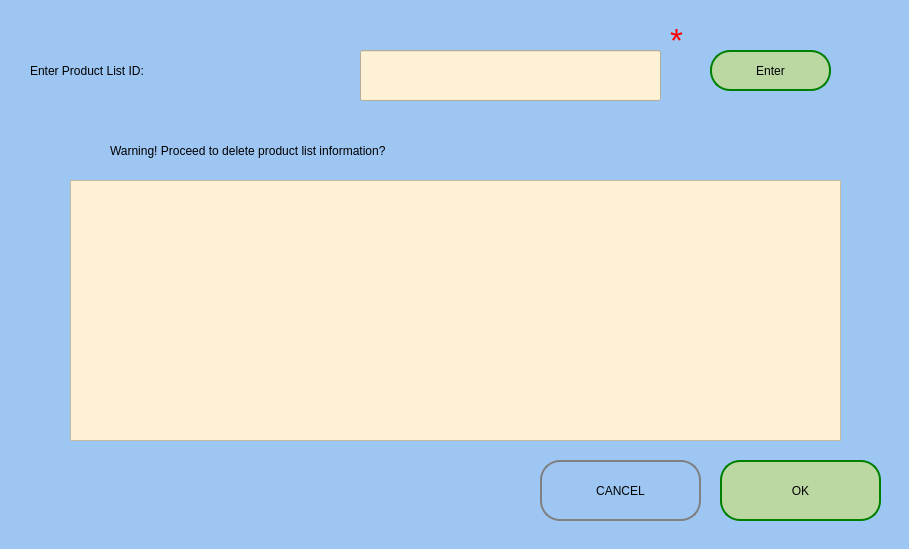
<?xml version="1.0" encoding="UTF-8"?>
<ui version="4.0">
 <class>Form</class>
 <widget class="QWidget" name="Form">
  <property name="geometry">
   <rect>
    <x>0</x>
    <y>0</y>
    <width>909</width>
    <height>549</height>
   </rect>
  </property>
  <property name="windowTitle">
   <string>Delete Food List</string>
  </property>
  <widget class="QWidget" name="widget" native="true">
   <property name="geometry">
    <rect>
     <x>0</x>
     <y>0</y>
     <width>911</width>
     <height>601</height>
    </rect>
   </property>
   <property name="styleSheet">
    <string notr="true">QWidget#widget{
background-color:rgb(158, 198, 243);}</string>
   </property>
   <widget class="QLabel" name="label_4">
    <property name="geometry">
     <rect>
      <x>30</x>
      <y>50</y>
      <width>321</width>
      <height>41</height>
     </rect>
    </property>
    <property name="styleSheet">
     <string notr="true">font: 24pt &quot;Century Gothic&quot;;
color:rgb(0,0,0)</string>
    </property>
    <property name="text">
     <string>Enter Product List ID:</string>
    </property>
   </widget>
   <widget class="QLabel" name="label_10">
    <property name="geometry">
     <rect>
      <x>710</x>
      <y>110</y>
      <width>131</width>
      <height>41</height>
     </rect>
    </property>
    <property name="styleSheet">
     <string notr="true">font: 20pt &quot;MS Shell Dlg 2&quot;;</string>
    </property>
    <property name="text">
     <string/>
    </property>
   </widget>
   <widget class="QLabel" name="error1">
    <property name="geometry">
     <rect>
      <x>20</x>
      <y>80</y>
      <width>471</width>
      <height>41</height>
     </rect>
    </property>
    <property name="styleSheet">
     <string notr="true">font: 75 italic 12pt &quot;Century Gothic&quot;;color:red;</string>
    </property>
    <property name="text">
     <string/>
    </property>
   </widget>
   <widget class="QLabel" name="label_13">
    <property name="geometry">
     <rect>
      <x>670</x>
      <y>20</y>
      <width>21</width>
      <height>41</height>
     </rect>
    </property>
    <property name="font">
     <font>
      <family>MS Shell Dlg 2</family>
      <pointsize>25</pointsize>
      <weight>50</weight>
      <italic>false</italic>
      <bold>false</bold>
     </font>
    </property>
    <property name="styleSheet">
     <string notr="true">font: 25pt &quot;MS Shell Dlg 2&quot;;
color: rgb(255, 0, 0);</string>
    </property>
    <property name="text">
     <string>*</string>
    </property>
   </widget>
   <widget class="QPushButton" name="okButton">
    <property name="geometry">
     <rect>
      <x>720</x>
      <y>460</y>
      <width>161</width>
      <height>61</height>
     </rect>
    </property>
    <property name="palette">
     <palette>
      <active>
       <colorrole role="Button">
        <brush brushstyle="SolidPattern">
         <color alpha="255">
          <red>187</red>
          <green>216</green>
          <blue>163</blue>
         </color>
        </brush>
       </colorrole>
       <colorrole role="Base">
        <brush brushstyle="SolidPattern">
         <color alpha="255">
          <red>187</red>
          <green>216</green>
          <blue>163</blue>
         </color>
        </brush>
       </colorrole>
       <colorrole role="Window">
        <brush brushstyle="SolidPattern">
         <color alpha="255">
          <red>187</red>
          <green>216</green>
          <blue>163</blue>
         </color>
        </brush>
       </colorrole>
      </active>
      <inactive>
       <colorrole role="Button">
        <brush brushstyle="SolidPattern">
         <color alpha="255">
          <red>187</red>
          <green>216</green>
          <blue>163</blue>
         </color>
        </brush>
       </colorrole>
       <colorrole role="Base">
        <brush brushstyle="SolidPattern">
         <color alpha="255">
          <red>187</red>
          <green>216</green>
          <blue>163</blue>
         </color>
        </brush>
       </colorrole>
       <colorrole role="Window">
        <brush brushstyle="SolidPattern">
         <color alpha="255">
          <red>187</red>
          <green>216</green>
          <blue>163</blue>
         </color>
        </brush>
       </colorrole>
      </inactive>
      <disabled>
       <colorrole role="Button">
        <brush brushstyle="SolidPattern">
         <color alpha="255">
          <red>187</red>
          <green>216</green>
          <blue>163</blue>
         </color>
        </brush>
       </colorrole>
       <colorrole role="Base">
        <brush brushstyle="SolidPattern">
         <color alpha="255">
          <red>187</red>
          <green>216</green>
          <blue>163</blue>
         </color>
        </brush>
       </colorrole>
       <colorrole role="Window">
        <brush brushstyle="SolidPattern">
         <color alpha="255">
          <red>187</red>
          <green>216</green>
          <blue>163</blue>
         </color>
        </brush>
       </colorrole>
      </disabled>
     </palette>
    </property>
    <property name="styleSheet">
     <string notr="true">border-radius: 20px;
background-color:rgb(187, 216, 163);
font: 75 18pt &quot;Century Gothic&quot;;
border: 2px solid green</string>
    </property>
    <property name="text">
     <string>OK</string>
    </property>
   </widget>
   <widget class="QLineEdit" name="userfield">
    <property name="geometry">
     <rect>
      <x>360</x>
      <y>50</y>
      <width>301</width>
      <height>51</height>
     </rect>
    </property>
    <property name="styleSheet">
     <string notr="true">background-color:rgb(255, 241, 213);</string>
    </property>
   </widget>
   <widget class="QLabel" name="label_8">
    <property name="geometry">
     <rect>
      <x>110</x>
      <y>130</y>
      <width>701</width>
      <height>41</height>
     </rect>
    </property>
    <property name="styleSheet">
     <string notr="true">font: 20pt &quot;Century Gothic&quot;;
color:rgb(0,0,0)</string>
    </property>
    <property name="text">
     <string>Warning! Proceed to delete product list information?</string>
    </property>
   </widget>
   <widget class="QTableWidget" name="tableWidget">
    <property name="geometry">
     <rect>
      <x>70</x>
      <y>180</y>
      <width>771</width>
      <height>261</height>
     </rect>
    </property>
    <property name="styleSheet">
     <string notr="true">background-color:rgb(255, 241, 213);</string>
    </property>
   </widget>
   <widget class="QPushButton" name="login_2">
    <property name="geometry">
     <rect>
      <x>540</x>
      <y>460</y>
      <width>161</width>
      <height>61</height>
     </rect>
    </property>
    <property name="styleSheet">
     <string notr="true">border-radius: 20px;
background-color:rgbrgb(247, 207, 216);
font: 75 18pt &quot;Century Gothic&quot;;
border: 2px solid grey
</string>
    </property>
    <property name="text">
     <string>CANCEL</string>
    </property>
   </widget>
   <widget class="QPushButton" name="enter">
    <property name="geometry">
     <rect>
      <x>710</x>
      <y>50</y>
      <width>121</width>
      <height>41</height>
     </rect>
    </property>
    <property name="palette">
     <palette>
      <active>
       <colorrole role="Button">
        <brush brushstyle="SolidPattern">
         <color alpha="255">
          <red>187</red>
          <green>216</green>
          <blue>163</blue>
         </color>
        </brush>
       </colorrole>
       <colorrole role="Base">
        <brush brushstyle="SolidPattern">
         <color alpha="255">
          <red>187</red>
          <green>216</green>
          <blue>163</blue>
         </color>
        </brush>
       </colorrole>
       <colorrole role="Window">
        <brush brushstyle="SolidPattern">
         <color alpha="255">
          <red>187</red>
          <green>216</green>
          <blue>163</blue>
         </color>
        </brush>
       </colorrole>
      </active>
      <inactive>
       <colorrole role="Button">
        <brush brushstyle="SolidPattern">
         <color alpha="255">
          <red>187</red>
          <green>216</green>
          <blue>163</blue>
         </color>
        </brush>
       </colorrole>
       <colorrole role="Base">
        <brush brushstyle="SolidPattern">
         <color alpha="255">
          <red>187</red>
          <green>216</green>
          <blue>163</blue>
         </color>
        </brush>
       </colorrole>
       <colorrole role="Window">
        <brush brushstyle="SolidPattern">
         <color alpha="255">
          <red>187</red>
          <green>216</green>
          <blue>163</blue>
         </color>
        </brush>
       </colorrole>
      </inactive>
      <disabled>
       <colorrole role="Button">
        <brush brushstyle="SolidPattern">
         <color alpha="255">
          <red>187</red>
          <green>216</green>
          <blue>163</blue>
         </color>
        </brush>
       </colorrole>
       <colorrole role="Base">
        <brush brushstyle="SolidPattern">
         <color alpha="255">
          <red>187</red>
          <green>216</green>
          <blue>163</blue>
         </color>
        </brush>
       </colorrole>
       <colorrole role="Window">
        <brush brushstyle="SolidPattern">
         <color alpha="255">
          <red>187</red>
          <green>216</green>
          <blue>163</blue>
         </color>
        </brush>
       </colorrole>
      </disabled>
     </palette>
    </property>
    <property name="styleSheet">
     <string notr="true">border-radius: 20px;
background-color:rgb(187, 216, 163);
font: 75 18pt &quot;Century Gothic&quot;;
border: 2px solid green</string>
    </property>
    <property name="text">
     <string>Enter</string>
    </property>
   </widget>
  </widget>
 </widget>
 <resources/>
 <connections/>
</ui>
